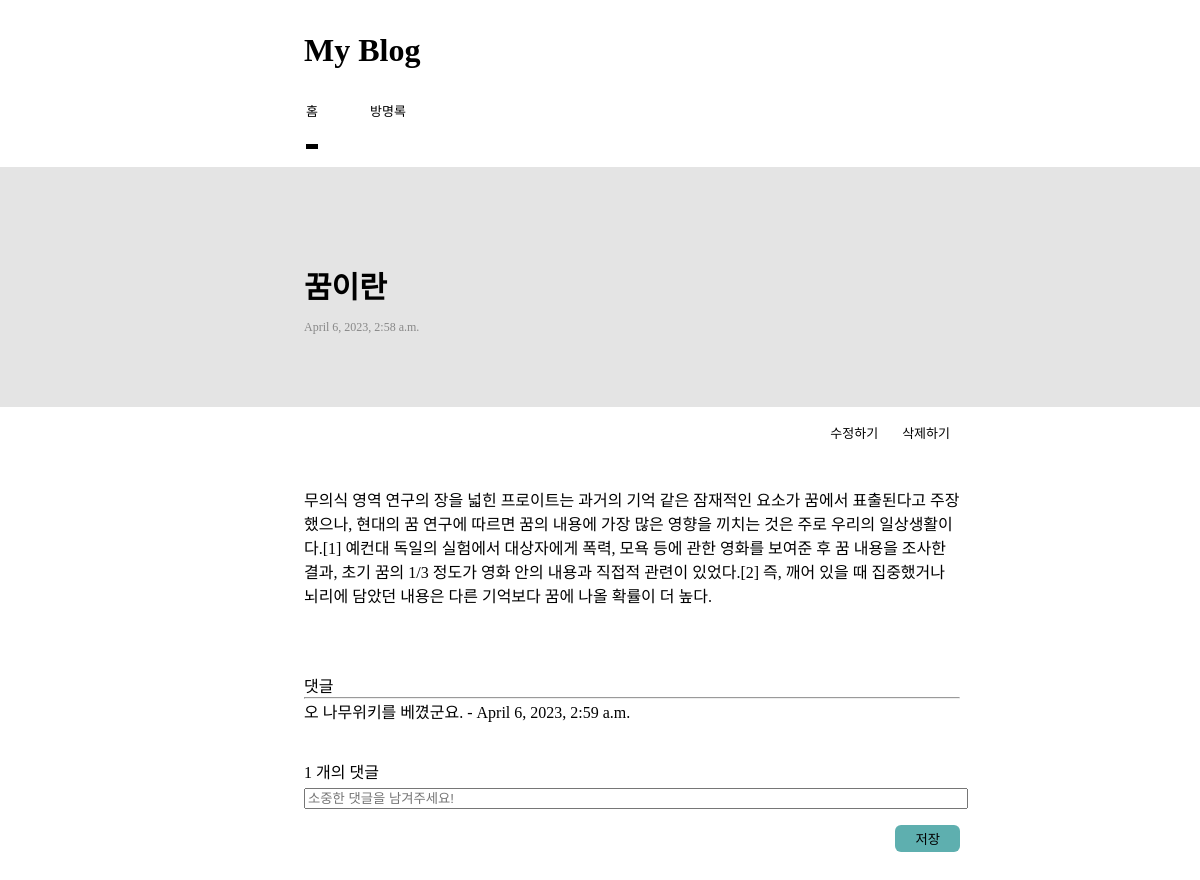
The app's page /blog/6 with its own data.
### blog/models.py (models this page shows, shortened)
class Blog(models.Model):
    title = models.CharField(max_length=100)
    created_at = models.DateTimeField(auto_now_add=True)
    content = models.TextField()

class Comment(models.Model):
    post = models.ForeignKey(Blog, on_delete=models.CASCADE, null=True)
    body = models.TextField()
    created_at = models.DateTimeField(auto_now_add=True)

### blog/views.py (the view, shortened to what this page needs)
# urls.py: path('blog/<int:blog_id>',views.detail,name='detail'),
def detail(request,blog_id):
    blog = get_object_or_404(Blog,pk=blog_id)
    comments = Comment.objects.filter(post = blog_id)
    comment_cnt = comments.count()
    return render(request,'detail.html',{'blog':blog, 'comments':comments, "comment_cnt":comment_cnt})

### blog/templates/detail.html (shortened to what this page needs)
{%load static%}
<!DOCTYPE html>
<html lang="en">
<head>
    <link rel="stylesheet" href="{% static 'blog/css/detail.css'%}">
</head>
<body>
    <h1>My Blog</h1>
    <nav class="gnb">
        <ul>
            <li><a href="{%url 'home'%}" class="menu_home">홈</a></li>
            <li><a href="" class="menu_guest"></a>방명록</li>
        </ul>
    </nav>
    <div class="mainback">
        <div class="main">
            <span class="title">
                <h2>{{blog.title}}</h2>
            </span>
            <span class="created">
                <p>{{blog.created_at}}</p>
            </span>
        </div>
    </div>
    <div class="detail">
        <div class="edit_button">
            <a href="{% url 'edit' blog.id %}" class="button">수정하기</a>
            <a href="{% url 'delete' blog.id %}" class="button">삭제하기</a>
        </div>
        <div class="content">
            <p>{{blog.content}}</p>
        </div>
    </div>
    <br>
    <div class="comment_Container">
        댓글
        <hr>
        {%for comment in comments %}
        {{comment.body}} - {{comment.created_at}}
        <br>
        {% endfor %}
        <br><br>
        <div class="comment_title">
            {{comment_cnt}}
            개의 댓글
        </div>
        <form method="POST" class="comments">
            <input name = "body" type="text" class="comment_body" placeholder="소중한 댓글을 남겨주세요!">
            <input class = "btn" type="submit" value="저장">
        </form>
    </div>
</body>
</html>

### blog/static/blog/css/detail.css (style rules this page uses)
* { margin:0; }
h1 { text-align: left; margin-left: 19rem; margin-top:2rem; margin-bottom: 2rem; }
.gnb { height: 66px; display:block; padding:0 0 0 15rem; }
ul { list-style-type: none; display:inline-block; vertical-align: bottom; height: 66px; }
li { float: left; padding: 0 26px; display: list-item; text-align: -webkit-match-parent; font-size: 13px; height: 40px; }
li > a { text-decoration-line: none; color: black; padding-bottom: 25px; border-bottom: 5px solid #000; }
.mainback { background-color: #33333321; height: 15rem; padding:0 2rem 0 19rem; }
.main { padding:6rem 0 0 0 ; }
.title { font-size: 20px; }
.created { height: 20px; padding-top: 13px; font-size: 12px; display: block; color: #888; }
.edit_button { transition: 0.5s; text-align: right; margin:1rem 15rem 0 0 ; height:4rem; vertical-align:middle; }
.button { text-decoration-line: none; color: black; padding:5px; margin:5px; transition: 0.5s; font-size: 13px; }
.content { padding:0 15rem 3rem 19rem; }
.comment_title { margin-bottom: 5px; }
.comment_Container { padding:0 15rem 3rem 19rem; }
.comment_body { width: 100%; }
.btn { float: right; margin:1rem 0 5rem 0; padding: 4px 20px 4px 20px; background-color:rgba(0, 128, 128, 0.63); border:none; border-radius: 6px; }
.title { margin-bottom: 10px; }

### records on screen
Blog: title "꿈이란", created_at "April 6, 2023, 2:58 a.m.", content "무의식 영역 연구의 장을 넓힌 프로이트는 과거의 기억 같은 잠재적인 요소가 꿈에서 표출된다고 주장했으나, 현대의 꿈 연구에 따르면 꿈의 내용에 가장 많은 영향을 끼치는 것은 주로 우리의 일상생활이다.[1] 예컨대 독일의 실험에서 대상자에게 폭력, 모욕 등에 관한 영화를 보여준 후 꿈 내용을 조사한 결과, 초기 꿈의 1/3 정도가 영화 안의 내용과 직접적 관련이 있었다.[2] 즉, 깨어 있을 때 집중했거나 뇌리에 담았던 내용은 다른 기억보다 꿈에 나올 확률이 더 높다."
Comment: body "오 나무위키를 베꼈군요.", created_at "April 6, 2023, 2:59 a.m."

### other values on screen
{{ comment_cnt }} "1"
